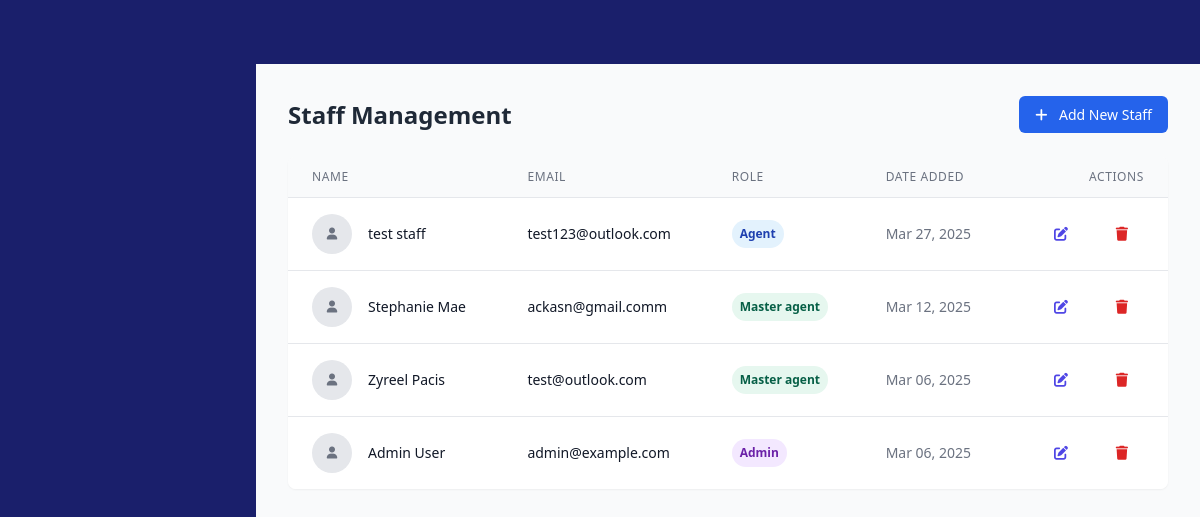
The page /admin/staff_management.php (signed in) on the database its author committed.
### tables this page shows
CREATE TABLE `staff_members` (
  `id` int(11) NOT NULL,
  `name` varchar(255) NOT NULL,
  `password` varchar(255) NOT NULL,
  `email` varchar(255) NOT NULL,
  `role` enum('admin','master_agent','agent') NOT NULL,
  `created_at` timestamp NOT NULL DEFAULT current_timestamp(),
  `updated_at` timestamp NOT NULL DEFAULT current_timestamp() ON UPDATE current_timestamp()
);

### admin/staff_management.php (the view, shortened to what this page needs)
<?php
$edit_input = [];
$mysqli = db_connect();
$sql = "SELECT id, name, email, role, created_at FROM staff_members WHERE id != ? ORDER BY created_at DESC";
$stmt = $mysqli->prepare($sql);
$stmt->bind_param("i", $_SESSION['user_id']);
$stmt->execute();
$result = $stmt->get_result();
$staff_members = $result->fetch_all(MYSQLI_ASSOC);
?>
<!DOCTYPE html>
<html lang="en">
<head>
    <script src="https://cdn.tailwindcss.com"></script>
    <link rel="stylesheet" href="https://cdnjs.cloudflare.com/ajax/libs/font-awesome/6.4.0/css/all.min.css">
    <link rel="stylesheet" href="assets/css/dashboard.css">
</head>
<div x-data="{
    showModal: <?php echo isset($_GET['show_modal']) ? 'true' : 'false'; ?>,
    showEditModal: <?php echo isset($_SESSION['edit_error']) ? 'true' : 'false'; ?>,
    editUserId: <?php echo isset($edit_input['id']) ? $edit_input['id'] : 'null'; ?>,
    editName: '<?php echo isset($edit_input['name']) ? addslashes($edit_input['name']) : ''; ?>',
    editEmail: '<?php echo isset($edit_input['email']) ? addslashes($edit_input['email']) : ''; ?>',
    editRole: '<?php echo isset($edit_input['role']) ? addslashes($edit_input['role']) : ''; ?>',
    editSuccess: <?php echo isset($_GET['edit_success']) ? 'true' : 'false'; ?>,
    editedUser: '<?php echo isset($_GET['user']) ? htmlspecialchars($_GET['user']) : ''; ?>'
}" x-init="() => {
    <?php if (isset($_SESSION['edit_error'])): ?>
    // Clear the session flag
    <?php unset($_SESSION['edit_error']); ?>
    <?php endif; ?>
}">
    <div class="flex pt-16">
        <main class="flex-1 p-8 bg-gray-50" :class="{ 'blur-sm': showModal || showEditModal }">
            <div class="max-w-6xl mx-auto">
                <div class="flex justify-between items-center mb-6">
                    <h1 class="text-2xl font-bold text-gray-800">Staff Management</h1>
                    <button @click="showModal = true"
                        class="px-4 py-2 bg-blue-600 text-white rounded-md hover:bg-blue-700 focus:outline-none focus:ring-2 focus:ring-blue-500">
                        <i class="fas fa-plus mr-2"></i> Add New Staff
                    </button>
                </div>
                <div class="bg-white shadow-md rounded-lg overflow-hidden">
                    <table class="min-w-full divide-y divide-gray-200">
                        <thead class="bg-gray-50">
                            <tr>
                                <th scope="col"
                                    class="px-6 py-3 text-left text-xs font-medium text-gray-500 uppercase tracking-wider">
                                    Name</th>
                                <th scope="col"
                                    class="px-6 py-3 text-left text-xs font-medium text-gray-500 uppercase tracking-wider">
                                    Email</th>
                                <th scope="col"
                                    class="px-6 py-3 text-left text-xs font-medium text-gray-500 uppercase tracking-wider">
                                    Role</th>
                                <th scope="col"
                                    class="px-6 py-3 text-left text-xs font-medium text-gray-500 uppercase tracking-wider">
                                    Date Added</th>
                                <th scope="col"
                                    class="px-6 py-3 text-right text-xs font-medium text-gray-500 uppercase tracking-wider">
                                    Actions</th>
                            </tr>
                        </thead>
                        <tbody class="bg-white divide-y divide-gray-200">
                            <?php if (count($staff_members) > 0): ?>
                                <?php foreach ($staff_members as $staff): ?>
                                    <tr>
                                        <td class="px-6 py-4 whitespace-nowrap">
                                            <div class="flex items-center">
                                                <div class="flex-shrink-0 h-10 w-10">
                                                    <div
                                                        class="h-10 w-10 rounded-full bg-gray-200 flex items-center justify-center">
                                                        <i class="fas fa-user text-gray-500"></i>
                                                    </div>
                                                </div>
                                                <div class="ml-4">
                                                    <div class="text-sm font-medium text-gray-900">
                                                        <?php echo htmlspecialchars($staff['name']); ?>
                                                    </div>
                                                </div>
                                            </div>
                                        </td>
                                        <td class="px-6 py-4 whitespace-nowrap">
                                            <div class="text-sm text-gray-900">
                                                <?php echo htmlspecialchars($staff['email']); ?>
                                            </div>
                                        </td>
                                        <td class="px-6 py-4 whitespace-nowrap">
                                            <span class="px-2 inline-flex text-xs leading-5 font-semibold rounded-full
                                                <?php
                                                if ($staff['role'] == 'admin')
                                                    echo 'bg-purple-100 text-purple-800';
                                                elseif ($staff['role'] == 'master_agent')
                                                    echo 'bg-green-100 text-green-800';
                                                else
                                                    echo 'bg-blue-100 text-blue-800';
                                                ?>">
                                                <?php echo ucfirst(str_replace('_', ' ', htmlspecialchars($staff['role']))); ?>
                                            </span>
                                        </td>
                                        <td class="px-6 py-4 whitespace-nowrap text-sm text-gray-500">
                                            <?php echo date('M d, Y', strtotime($staff['created_at'])); ?>
                                        </td>
                                        <td class="px-6 py-4 whitespace-nowrap text-right text-sm font-medium">
                                            <button @click="
    showEditModal = true;
    editUserId = <?php echo $staff['id']; ?>;
    editName = '<?php echo addslashes(htmlspecialchars($staff['name'])); ?>';
    editEmail = '<?php echo addslashes(htmlspecialchars($staff['email'])); ?>';
    editRole = '<?php echo addslashes(htmlspecialchars($staff['role'])); ?>';
    $nextTick(() => {
        document.getElementById('edit_name').value = editName;
        document.getElementById('edit_email').value = editEmail;
        document.getElementById('edit_role').value = editRole;
    });" class="text-indigo-600 hover:text-indigo-900 mr-3 bg-transparent border-none cursor-pointer focus:outline-none">
                                                <i class="fas fa-edit"></i>
                                            </button>
                                            <div x-data="{ showConfirm: false }" class="inline-block">
                                                <button @click="showConfirm = true" class="text-red-600 hover:text-red-900">
                                                    <i class="fas fa-trash"></i>
                                                </button>
                                            </div>
                                        </td>
                                    </tr>
                                <?php endforeach; ?>
                            <?php endif; ?>
                        </tbody>
                    </table>
                </div>
            </div>
        </main>
    </div>
</div>
</html>

### assets/css/dashboard.css (style rules this page uses)
:root { --navy-blue: #1a1f6b; --bright-cyan: #00bcd4; --white: #ffffff; --light-gray: #f9fafb; --medium-gray: #e5e7eb; --dark-gray: #6b7280; --text-dark: #1f2937; --blue-primary: #1a73e8; --blue-light: #e3f2fd; --blue-border: #bbdefb; --yellow-light: #fff8e1; --yellow-border: #ffe082; --yellow-text: #f59e0b; --green-success: #10b981; --red-error: #ef4444; --red-high-priority: #f87171; --nav-height: 2.5rem; --sidebar-width: 16rem; --sidebar-collapsed-width: 5rem; --border-radius-sm: 0.25rem; --border-radius-md: 0.5rem; --border-radius-lg: 0.75rem; --border-radius-xl: 1rem; --border-radius-pill: 30px; --shadow-sm: rgba(0, 0, 0, 0.05) 0px 1px 2px 0px; --shadow-md: rgba(0, 0, 0, 0.1) 0px 4px 6px -1px; --shadow-lg: rgba(17, 12, 46, 0.15) 0px 48px 100px 0px; }
main.flex-1 { background-color: var(--light-gray); min-height: 300px !important; height: calc(100vh - var(--nav-height)); overflow-y: auto; padding: 2rem; transition: margin-left 0.2s ease-in-out; margin-left: var(--sidebar-width); }
.bg-white.rounded-lg { background-color: var(--white); border-radius: var(--border-radius-md); box-shadow: var(--shadow-sm); overflow: hidden; }
.bg-blue-100 { background-color: var(--blue-light); }
.bg-green-100 { background-color: #e6f7ef; }
.text-2xl { font-size: 1.5rem; font-weight: 600; }
.text-gray-800 { color: #1f2937; }
.text-sm { font-size: 0.875rem !important; }
.text-xs { font-size: 0.75rem !important; }
button { font-size: 0.875rem !important; padding: 0.5rem 1rem !important; border-radius: var(--border-radius-md); transition: background-color 0.2s; }
.bg-blue-600 { background-color: var(--blue-primary); color: var(--white); }
.rounded-full { border-radius: var(--border-radius-pill); padding: 0.25rem 0.75rem; font-size: 0.75rem; display: inline-block; }
.bg-blue-100.text-blue-800 { background-color: var(--blue-light); color: #1e40af; }
.bg-green-100.text-green-800 { background-color: #e6f7ef; color: #065f46; }
.text-white { color: var(--white); }
.font-bold { font-weight: 700; }
.font-semibold { font-weight: 600; }
.overflow-hidden { overflow: hidden; }
.flex-1 { flex: 1 1 0%; }

### rows shown on the page
staff_members: name "test staff", email "test123@outlook.com", role "Agent", created_at "Mar 27, 2025"
staff_members: name "Stephanie Mae", email "ackasn@gmail.comm", role "Master agent", created_at "Mar 12, 2025"
staff_members: name "Zyreel Pacis", email "test@outlook.com", role "Master agent", created_at "Mar 06, 2025"
staff_members: name "Admin User", email "admin@example.com", role "Admin", created_at "Mar 06, 2025"
